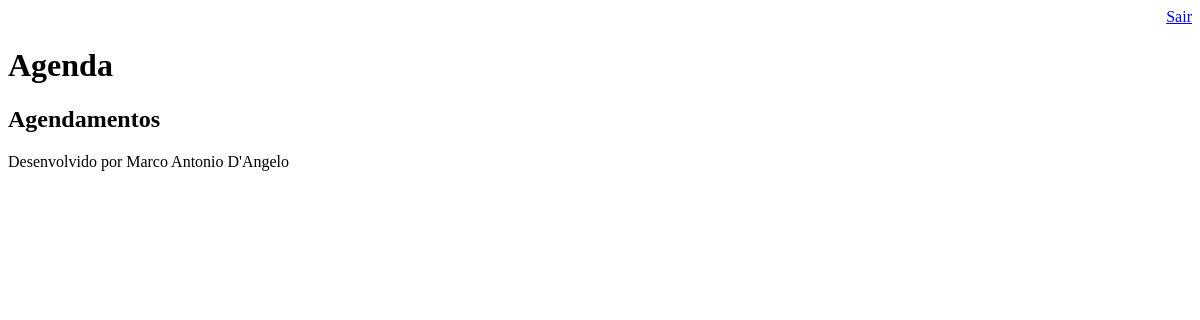
Page /agenda/ (signed in) on the earlier database version.
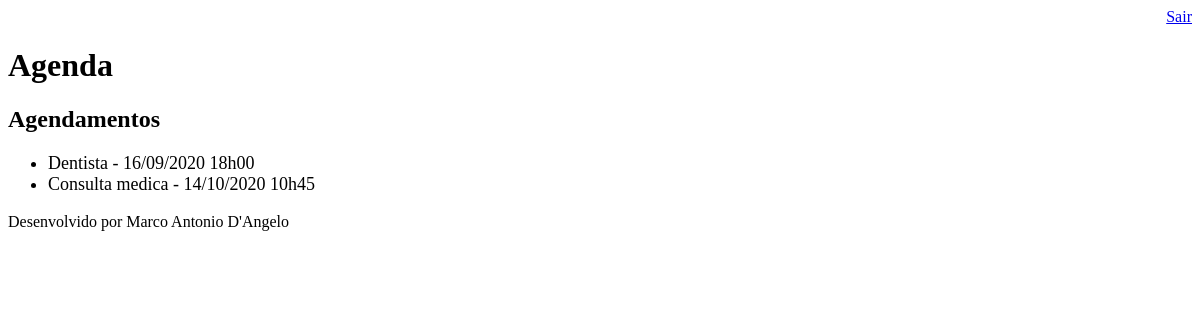
Same page on the later database version.
### core/models.py (models this page shows, shortened)
class Evento(models.Model):
    titulo = models.CharField(max_length=100)
    descricao = models.TextField(blank=True, null=True)
    data_evento = models.DateTimeField(verbose_name='Data do Evento')
    data_criacao = models.DateTimeField(auto_now=True, verbose_name='Data de Criação')
    usuario = models.ForeignKey(User, on_delete=models.CASCADE)
    class Meta:
        db_table = 'evento'
    def get_data_evento(self):
        return self.data_evento.strftime('%d/%m/%Y %Hh%M')

### core/views.py (the view)
# urls.py: path('agenda/', views.lista_eventos),
@login_required(login_url='/login/')
def lista_eventos(request):
    usuario = request.user
    evento = Evento.objects.filter(usuario=usuario)
    dados = {'eventos':evento}
    return render(request, 'agenda.html', dados)

### templates/agenda.html
{% extends "model-page.html" %}
{% block content %}
<h2>Agendamentos</h2>
<ul style="font-size: 18px">
    {% for evento in eventos %}
        <li>{{ evento.titulo }} - {{ evento.get_data_evento }}</li>
    {% endfor %}
</ul>
{% endblock %}

### templates/model-page.html
<!DOCTYPE html>
<html lang="en">
<head>
    {% include "model-header.html" %}
</head>
<body>
    {% block content %} {% endblock %}
    {% include "model-footer.html" %}
</body>
</html>

### templates/model-header.html (shortened to what this page needs)
<div align="right">
    <a href="/logout">Sair</a>
</div>
<h1>Agenda</h1>

### templates/model-footer.html
<p>Desenvolvido por Marco Antonio D'Angelo</p>

Differences in the rows shown:
added Evento: titulo "Dentista", get_data_evento "16/09/2020 18h00"
added Evento: titulo "Consulta medica", get_data_evento "14/10/2020 10h45"
